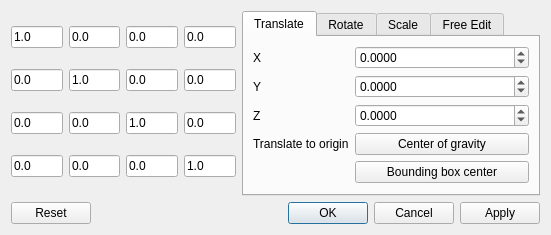
<?xml version="1.0" encoding="UTF-8"?>
<ui version="4.0">
 <class>QGMDialogMatrix</class>
 <widget class="QDialog" name="QGMDialogMatrix">
  <property name="geometry">
   <rect>
    <x>0</x>
    <y>0</y>
    <width>551</width>
    <height>217</height>
   </rect>
  </property>
  <property name="windowTitle">
   <string>Dialog</string>
  </property>
  <layout class="QVBoxLayout" name="verticalLayout">
   <item>
    <layout class="QHBoxLayout" name="horizontalLayout">
     <item>
      <layout class="QGridLayout" name="gridLayout_matrix">
       <item row="1" column="2">
        <widget class="QLineEdit" name="lineEdit_mat12">
         <property name="maximumSize">
          <size>
           <width>80</width>
           <height>16777215</height>
          </size>
         </property>
         <property name="text">
          <string>0.0</string>
         </property>
        </widget>
       </item>
       <item row="0" column="2">
        <widget class="QLineEdit" name="lineEdit_mat02">
         <property name="maximumSize">
          <size>
           <width>80</width>
           <height>16777215</height>
          </size>
         </property>
         <property name="text">
          <string>0.0</string>
         </property>
        </widget>
       </item>
       <item row="2" column="3">
        <widget class="QLineEdit" name="lineEdit_mat23">
         <property name="maximumSize">
          <size>
           <width>80</width>
           <height>16777215</height>
          </size>
         </property>
         <property name="text">
          <string>0.0</string>
         </property>
        </widget>
       </item>
       <item row="1" column="1">
        <widget class="QLineEdit" name="lineEdit_mat11">
         <property name="maximumSize">
          <size>
           <width>80</width>
           <height>16777215</height>
          </size>
         </property>
         <property name="text">
          <string>1.0</string>
         </property>
        </widget>
       </item>
       <item row="1" column="0">
        <widget class="QLineEdit" name="lineEdit_mat10">
         <property name="sizePolicy">
          <sizepolicy hsizetype="Expanding" vsizetype="Fixed">
           <horstretch>0</horstretch>
           <verstretch>0</verstretch>
          </sizepolicy>
         </property>
         <property name="maximumSize">
          <size>
           <width>80</width>
           <height>16777215</height>
          </size>
         </property>
         <property name="text">
          <string>0.0</string>
         </property>
        </widget>
       </item>
       <item row="3" column="0">
        <widget class="QLineEdit" name="lineEdit_mat30">
         <property name="maximumSize">
          <size>
           <width>80</width>
           <height>16777215</height>
          </size>
         </property>
         <property name="text">
          <string>0.0</string>
         </property>
        </widget>
       </item>
       <item row="0" column="1">
        <widget class="QLineEdit" name="lineEdit_mat01">
         <property name="maximumSize">
          <size>
           <width>80</width>
           <height>16777215</height>
          </size>
         </property>
         <property name="text">
          <string>0.0</string>
         </property>
        </widget>
       </item>
       <item row="0" column="3">
        <widget class="QLineEdit" name="lineEdit_mat03">
         <property name="maximumSize">
          <size>
           <width>80</width>
           <height>16777215</height>
          </size>
         </property>
         <property name="text">
          <string>0.0</string>
         </property>
        </widget>
       </item>
       <item row="2" column="1">
        <widget class="QLineEdit" name="lineEdit_mat21">
         <property name="maximumSize">
          <size>
           <width>80</width>
           <height>16777215</height>
          </size>
         </property>
         <property name="text">
          <string>0.0</string>
         </property>
        </widget>
       </item>
       <item row="3" column="1">
        <widget class="QLineEdit" name="lineEdit_mat31">
         <property name="maximumSize">
          <size>
           <width>80</width>
           <height>16777215</height>
          </size>
         </property>
         <property name="text">
          <string>0.0</string>
         </property>
        </widget>
       </item>
       <item row="3" column="2">
        <widget class="QLineEdit" name="lineEdit_mat32">
         <property name="maximumSize">
          <size>
           <width>80</width>
           <height>16777215</height>
          </size>
         </property>
         <property name="text">
          <string>0.0</string>
         </property>
        </widget>
       </item>
       <item row="2" column="0">
        <widget class="QLineEdit" name="lineEdit_mat20">
         <property name="maximumSize">
          <size>
           <width>80</width>
           <height>16777215</height>
          </size>
         </property>
         <property name="text">
          <string>0.0</string>
         </property>
        </widget>
       </item>
       <item row="2" column="2">
        <widget class="QLineEdit" name="lineEdit_mat22">
         <property name="maximumSize">
          <size>
           <width>80</width>
           <height>16777215</height>
          </size>
         </property>
         <property name="text">
          <string>1.0</string>
         </property>
        </widget>
       </item>
       <item row="1" column="3">
        <widget class="QLineEdit" name="lineEdit_mat13">
         <property name="maximumSize">
          <size>
           <width>80</width>
           <height>16777215</height>
          </size>
         </property>
         <property name="text">
          <string>0.0</string>
         </property>
        </widget>
       </item>
       <item row="3" column="3">
        <widget class="QLineEdit" name="lineEdit_mat33">
         <property name="maximumSize">
          <size>
           <width>80</width>
           <height>16777215</height>
          </size>
         </property>
         <property name="text">
          <string>1.0</string>
         </property>
        </widget>
       </item>
       <item row="0" column="0">
        <widget class="QLineEdit" name="lineEdit_mat00">
         <property name="sizePolicy">
          <sizepolicy hsizetype="Expanding" vsizetype="Fixed">
           <horstretch>0</horstretch>
           <verstretch>0</verstretch>
          </sizepolicy>
         </property>
         <property name="maximumSize">
          <size>
           <width>80</width>
           <height>16777215</height>
          </size>
         </property>
         <property name="text">
          <string>1.0</string>
         </property>
        </widget>
       </item>
      </layout>
     </item>
     <item>
      <widget class="QTabWidget" name="tabWidget">
       <property name="currentIndex">
        <number>0</number>
       </property>
       <widget class="QWidget" name="tab_trans">
        <attribute name="title">
         <string>Translate</string>
        </attribute>
        <layout class="QFormLayout" name="formLayout">
         <item row="1" column="0">
          <widget class="QLabel" name="label_2">
           <property name="text">
            <string>Y</string>
           </property>
          </widget>
         </item>
         <item row="2" column="0">
          <widget class="QLabel" name="label_3">
           <property name="text">
            <string>Z</string>
           </property>
          </widget>
         </item>
         <item row="0" column="1">
          <widget class="QDoubleSpinBox" name="doubleSpinBox_transX">
           <property name="locale">
            <locale language="C" country="AnyCountry"/>
           </property>
           <property name="decimals">
            <number>4</number>
           </property>
           <property name="minimum">
            <double>-99999999999.000000000000000</double>
           </property>
           <property name="maximum">
            <double>99999999999.000000000000000</double>
           </property>
          </widget>
         </item>
         <item row="1" column="1">
          <widget class="QDoubleSpinBox" name="doubleSpinBox_transY">
           <property name="locale">
            <locale language="C" country="AnyCountry"/>
           </property>
           <property name="decimals">
            <number>4</number>
           </property>
           <property name="minimum">
            <double>-99999999999.000000000000000</double>
           </property>
           <property name="maximum">
            <double>99999999999.000000000000000</double>
           </property>
          </widget>
         </item>
         <item row="2" column="1">
          <widget class="QDoubleSpinBox" name="doubleSpinBox_transZ">
           <property name="locale">
            <locale language="C" country="AnyCountry"/>
           </property>
           <property name="decimals">
            <number>4</number>
           </property>
           <property name="minimum">
            <double>-99999999999.000000000000000</double>
           </property>
           <property name="maximum">
            <double>99999999999.000000000000000</double>
           </property>
          </widget>
         </item>
         <item row="0" column="0">
          <widget class="QLabel" name="label">
           <property name="text">
            <string>X</string>
           </property>
          </widget>
         </item>
         <item row="3" column="0">
          <widget class="QLabel" name="label_9">
           <property name="text">
            <string>Translate to origin</string>
           </property>
          </widget>
         </item>
         <item row="3" column="1">
          <widget class="QPushButton" name="pushButton_COGCenter">
           <property name="text">
            <string>Center of gravity</string>
           </property>
          </widget>
         </item>
         <item row="4" column="1">
          <widget class="QPushButton" name="pushButton_BBoxCenter">
           <property name="text">
            <string>Bounding box center</string>
           </property>
          </widget>
         </item>
        </layout>
       </widget>
       <widget class="QWidget" name="tab_rot">
        <attribute name="title">
         <string>Rotate</string>
        </attribute>
        <layout class="QFormLayout" name="formLayout_2">
         <item row="0" column="0">
          <widget class="QRadioButton" name="radioButton_axisX">
           <property name="text">
            <string>X Axis</string>
           </property>
           <property name="checked">
            <bool>true</bool>
           </property>
           <attribute name="buttonGroup">
            <string notr="true">buttonGroup_axisSel</string>
           </attribute>
          </widget>
         </item>
         <item row="1" column="0">
          <widget class="QRadioButton" name="radioButton_axisY">
           <property name="text">
            <string>Y Axis</string>
           </property>
           <attribute name="buttonGroup">
            <string notr="true">buttonGroup_axisSel</string>
           </attribute>
          </widget>
         </item>
         <item row="2" column="0">
          <widget class="QRadioButton" name="radioButton_axisZ">
           <property name="text">
            <string>Z Axis</string>
           </property>
           <attribute name="buttonGroup">
            <string notr="true">buttonGroup_axisSel</string>
           </attribute>
          </widget>
         </item>
         <item row="3" column="0">
          <widget class="QRadioButton" name="radioButton_axisFree">
           <property name="text">
            <string>Free Axis</string>
           </property>
           <attribute name="buttonGroup">
            <string notr="true">buttonGroup_axisSel</string>
           </attribute>
          </widget>
         </item>
         <item row="3" column="1">
          <layout class="QHBoxLayout" name="horizontalLayout_4">
           <item>
            <widget class="QDoubleSpinBox" name="doubleSpinBox_axisX">
             <property name="locale">
              <locale language="C" country="AnyCountry"/>
             </property>
             <property name="decimals">
              <number>3</number>
             </property>
             <property name="minimum">
              <double>-1.000000000000000</double>
             </property>
             <property name="maximum">
              <double>1.000000000000000</double>
             </property>
             <property name="singleStep">
              <double>0.010000000000000</double>
             </property>
             <property name="value">
              <double>1.000000000000000</double>
             </property>
            </widget>
           </item>
           <item>
            <widget class="QDoubleSpinBox" name="doubleSpinBox_axisY">
             <property name="locale">
              <locale language="C" country="AnyCountry"/>
             </property>
             <property name="decimals">
              <number>3</number>
             </property>
             <property name="minimum">
              <double>-1.000000000000000</double>
             </property>
             <property name="maximum">
              <double>1.000000000000000</double>
             </property>
             <property name="singleStep">
              <double>0.010000000000000</double>
             </property>
            </widget>
           </item>
           <item>
            <widget class="QDoubleSpinBox" name="doubleSpinBox_axisZ">
             <property name="locale">
              <locale language="C" country="AnyCountry"/>
             </property>
             <property name="decimals">
              <number>3</number>
             </property>
             <property name="minimum">
              <double>-1.000000000000000</double>
             </property>
             <property name="maximum">
              <double>1.000000000000000</double>
             </property>
             <property name="singleStep">
              <double>0.010000000000000</double>
             </property>
            </widget>
           </item>
          </layout>
         </item>
         <item row="4" column="0">
          <widget class="QLabel" name="label_4">
           <property name="text">
            <string>Angle:</string>
           </property>
          </widget>
         </item>
         <item row="4" column="1">
          <layout class="QHBoxLayout" name="horizontalLayout_5">
           <item alignment="Qt::AlignTop">
            <widget class="QDoubleSpinBox" name="doubleSpinBox_angle">
             <property name="locale">
              <locale language="C" country="AnyCountry"/>
             </property>
             <property name="alignment">
              <set>Qt::AlignLeading|Qt::AlignLeft|Qt::AlignVCenter</set>
             </property>
             <property name="minimum">
              <double>-360.000000000000000</double>
             </property>
             <property name="maximum">
              <double>360.000000000000000</double>
             </property>
            </widget>
           </item>
           <item alignment="Qt::AlignTop">
            <widget class="QSlider" name="horizontalSlider_angle">
             <property name="minimum">
              <number>-3600</number>
             </property>
             <property name="maximum">
              <number>3600</number>
             </property>
             <property name="value">
              <number>0</number>
             </property>
             <property name="orientation">
              <enum>Qt::Horizontal</enum>
             </property>
            </widget>
           </item>
          </layout>
         </item>
        </layout>
       </widget>
       <widget class="QWidget" name="tab_scale">
        <attribute name="title">
         <string>Scale</string>
        </attribute>
        <layout class="QFormLayout" name="formLayout_3">
         <item row="0" column="0">
          <widget class="QLabel" name="label_5">
           <property name="text">
            <string>X</string>
           </property>
          </widget>
         </item>
         <item row="0" column="1">
          <widget class="QDoubleSpinBox" name="doubleSpinBox_scaleX">
           <property name="locale">
            <locale language="C" country="AnyCountry"/>
           </property>
           <property name="decimals">
            <number>4</number>
           </property>
           <property name="minimum">
            <double>0.000100000000000</double>
           </property>
           <property name="maximum">
            <double>99999999999.000000000000000</double>
           </property>
           <property name="value">
            <double>1.000000000000000</double>
           </property>
          </widget>
         </item>
         <item row="1" column="0">
          <widget class="QLabel" name="label_6">
           <property name="text">
            <string>Y</string>
           </property>
          </widget>
         </item>
         <item row="1" column="1">
          <widget class="QDoubleSpinBox" name="doubleSpinBox_scaleY">
           <property name="locale">
            <locale language="C" country="AnyCountry"/>
           </property>
           <property name="decimals">
            <number>4</number>
           </property>
           <property name="minimum">
            <double>0.000100000000000</double>
           </property>
           <property name="maximum">
            <double>99999999999.000000000000000</double>
           </property>
           <property name="value">
            <double>1.000000000000000</double>
           </property>
          </widget>
         </item>
         <item row="2" column="0">
          <widget class="QLabel" name="label_7">
           <property name="text">
            <string>Z</string>
           </property>
          </widget>
         </item>
         <item row="2" column="1">
          <widget class="QDoubleSpinBox" name="doubleSpinBox_scaleZ">
           <property name="locale">
            <locale language="C" country="AnyCountry"/>
           </property>
           <property name="decimals">
            <number>4</number>
           </property>
           <property name="minimum">
            <double>0.000100000000000</double>
           </property>
           <property name="maximum">
            <double>99999999999.000000000000000</double>
           </property>
           <property name="value">
            <double>1.000000000000000</double>
           </property>
          </widget>
         </item>
         <item row="3" column="0">
          <widget class="QLabel" name="label_8">
           <property name="text">
            <string>Uniform Scale</string>
           </property>
          </widget>
         </item>
         <item row="3" column="1">
          <widget class="QCheckBox" name="checkBox_scaleUniform">
           <property name="text">
            <string/>
           </property>
          </widget>
         </item>
        </layout>
       </widget>
       <widget class="QWidget" name="tab_free">
        <attribute name="title">
         <string>Free Edit</string>
        </attribute>
        <layout class="QVBoxLayout" name="verticalLayout_2">
         <item>
          <widget class="QPushButton" name="pushButton_loadFromClipboard">
           <property name="text">
            <string>Load from clipboard</string>
           </property>
          </widget>
         </item>
         <item>
          <widget class="QPushButton" name="pushButton_CopyToClipboard">
           <property name="text">
            <string>Copy to clipboard</string>
           </property>
          </widget>
         </item>
        </layout>
       </widget>
      </widget>
     </item>
    </layout>
   </item>
   <item>
    <layout class="QHBoxLayout" name="horizontalLayout_2">
     <item>
      <layout class="QHBoxLayout" name="horizontalLayout_3"/>
     </item>
     <item>
      <widget class="QDialogButtonBox" name="buttonBox">
       <property name="orientation">
        <enum>Qt::Horizontal</enum>
       </property>
       <property name="standardButtons">
        <set>QDialogButtonBox::Apply|QDialogButtonBox::Cancel|QDialogButtonBox::Ok|QDialogButtonBox::Reset</set>
       </property>
      </widget>
     </item>
    </layout>
   </item>
  </layout>
 </widget>
 <tabstops>
  <tabstop>lineEdit_mat00</tabstop>
  <tabstop>lineEdit_mat01</tabstop>
  <tabstop>lineEdit_mat02</tabstop>
  <tabstop>lineEdit_mat03</tabstop>
  <tabstop>lineEdit_mat10</tabstop>
  <tabstop>lineEdit_mat11</tabstop>
  <tabstop>lineEdit_mat12</tabstop>
  <tabstop>lineEdit_mat13</tabstop>
  <tabstop>lineEdit_mat20</tabstop>
  <tabstop>lineEdit_mat21</tabstop>
  <tabstop>lineEdit_mat22</tabstop>
  <tabstop>lineEdit_mat23</tabstop>
  <tabstop>lineEdit_mat30</tabstop>
  <tabstop>lineEdit_mat31</tabstop>
  <tabstop>lineEdit_mat32</tabstop>
  <tabstop>lineEdit_mat33</tabstop>
  <tabstop>pushButton_loadFromClipboard</tabstop>
  <tabstop>pushButton_CopyToClipboard</tabstop>
  <tabstop>tabWidget</tabstop>
  <tabstop>doubleSpinBox_transX</tabstop>
  <tabstop>doubleSpinBox_transY</tabstop>
  <tabstop>doubleSpinBox_transZ</tabstop>
  <tabstop>radioButton_axisX</tabstop>
  <tabstop>radioButton_axisY</tabstop>
  <tabstop>radioButton_axisZ</tabstop>
  <tabstop>radioButton_axisFree</tabstop>
  <tabstop>doubleSpinBox_axisX</tabstop>
  <tabstop>doubleSpinBox_axisY</tabstop>
  <tabstop>doubleSpinBox_axisZ</tabstop>
  <tabstop>doubleSpinBox_angle</tabstop>
  <tabstop>horizontalSlider_angle</tabstop>
  <tabstop>doubleSpinBox_scaleX</tabstop>
  <tabstop>doubleSpinBox_scaleY</tabstop>
  <tabstop>doubleSpinBox_scaleZ</tabstop>
  <tabstop>checkBox_scaleUniform</tabstop>
 </tabstops>
 <resources/>
 <connections>
  <connection>
   <sender>buttonBox</sender>
   <signal>accepted()</signal>
   <receiver>QGMDialogMatrix</receiver>
   <slot>accept()</slot>
   <hints>
    <hint type="sourcelabel">
     <x>248</x>
     <y>254</y>
    </hint>
    <hint type="destinationlabel">
     <x>157</x>
     <y>274</y>
    </hint>
   </hints>
  </connection>
  <connection>
   <sender>buttonBox</sender>
   <signal>rejected()</signal>
   <receiver>QGMDialogMatrix</receiver>
   <slot>reject()</slot>
   <hints>
    <hint type="sourcelabel">
     <x>316</x>
     <y>260</y>
    </hint>
    <hint type="destinationlabel">
     <x>286</x>
     <y>274</y>
    </hint>
   </hints>
  </connection>
 </connections>
 <buttongroups>
  <buttongroup name="buttonGroup_axisSel"/>
 </buttongroups>
</ui>
